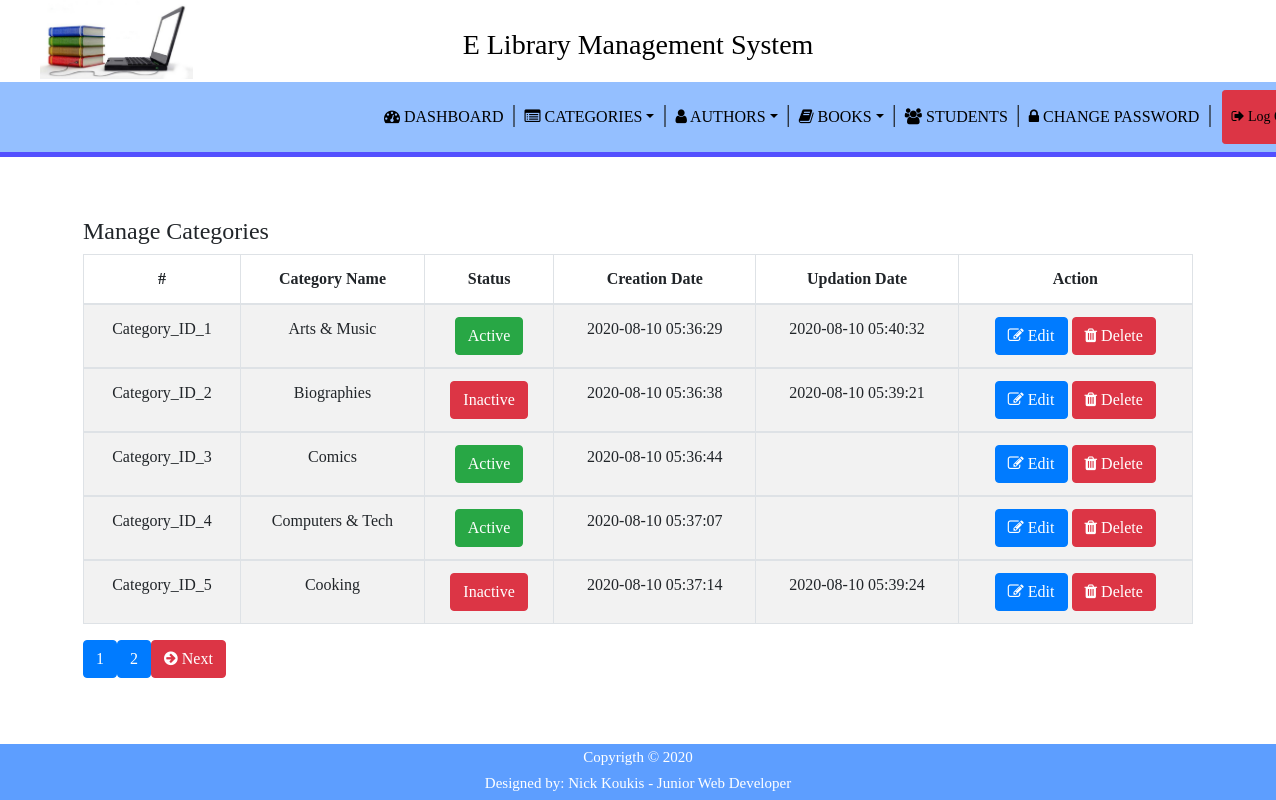
Screenshot of /admin/manage_category.php with the database file from the repository.
### tables this page shows
CREATE TABLE `admin_credits` (
  `id` int(11) NOT NULL,
  `username` varchar(100) NOT NULL,
  `password` varchar(100) NOT NULL,
  `creation_date` timestamp NULL DEFAULT current_timestamp(),
  `updation_date` timestamp NULL DEFAULT NULL ON UPDATE current_timestamp()
);

CREATE TABLE `category` (
  `id` int(11) NOT NULL,
  `category_name` varchar(150) NOT NULL,
  `status` int(1) NOT NULL,
  `creation_date` timestamp NULL DEFAULT current_timestamp(),
  `updation_date` timestamp NULL DEFAULT NULL ON UPDATE current_timestamp()
);

### admin/manage_category.php (the view, shortened to what this page needs)
<?php
include 'admin_server.php';
?>
<!DOCTYPE html>
<html lang="en">
<head>
    <link rel="stylesheet" href="https://stackpath.bootstrapcdn.com/bootstrap/4.5.2/css/bootstrap.min.css">
    <link rel="stylesheet" href="https://cdnjs.cloudflare.com/ajax/libs/font-awesome/4.7.0/css/font-awesome.min.css">
    <link rel="stylesheet" href="assets/CSS/header.css">
    <link rel="stylesheet" href="assets/CSS/footer.css">
    <link rel="stylesheet" href="assets/CSS/manage_category.css">
</head>
    <body>
        <?php include 'includes/header.php'; ?>
        <?php
        if(isset($_GET['page'])){
            $page = $_GET['page'];
        }else{
            $page = 1;
        }
        $num_per_page = 05;
        $start_from = ($page-1)*05;
        $query = "SELECT * FROM category limit $start_from, $num_per_page";
        $result = mysqli_query($db,$query);
        ?>
        <div class="content-wrapper ">
            <div class="container">
                <div class="row pad-botm">
                    <div class="col-md-12">
                        <h4 class="header-line">Manage Categories</h4>
                        <div class="table-responsive">
                            <table class="table table-striped table-bordered table-hover " >
                            <thead>
                                <tr>
                                    <th>#</th>
                                    <th>Category Name</th>
                                    <th>Status</th>
                                    <th>Creation Date</th>
                                    <th>Updation Date</th>
                                    <th>Action</th>
                                </tr>
                            </thead>
                            <?php
                                if($result){
                                    foreach ($result as $row){
                            ?>
                            <tbody >
                                <tr >
                                <td><?php echo "Category_ID_" . $row['id']; ?></td>
                                    <td><?php echo $row['category_name']; ?></td>
                                    <td >
                                        <?php if($row['status']==1)
                                        {?>
                                        <a href="#"><button class="btn btn-success btn-xs"> Active</button>
                                        <?php }
                                        else {?>
                                        <a href="#"><button class="btn btn-danger btn-xs"> Inactive</button>
                                        <?php } ?>
                                    </td>
                                    <td><?php echo $row['creation_date']; ?></td>
                                    <td><?php echo $row['updation_date']; ?></td>
                                    <td>
                                        <a href="edit_category.php?edit_cat_id=<?php echo $row['id'];?>"><button class="btn btn-primary"><i class="fa fa-edit"></i> Edit</button>
                                        <a href="manage_category.php?del_cat_id=<?php echo $row['id'];?>" onclick="return confirm('Are you sure you want to delete this category?');" >  <button class="btn btn-danger"><i class="fa fa-trash"></i> Delete</button>
                                    </td>
                                </tr>
                            </tbody>
                            <?php
                                }
                            }
                            ?>
                            </table>
                        </div>
                        <?php
                        $pr_query = "select * from category";
                        $pr_result = mysqli_query($db,$pr_query);
                        $total_record = mysqli_num_rows($pr_result);
                        $total_page = ceil($total_record/$num_per_page);
                        for($i=1; $i<$total_page; $i++){
                            echo "<a href='manage_category.php?page=".$i."' class='btn btn-primary'>$i</a>";
                        }
                        if($i>$page){
                            echo "<a href='manage_category.php?page=".($page+1)."' class='btn btn-danger'><i class='fa fa-arrow-circle-right'></i> Next</a>";
                        }
                        ?>
                    </div>
                </div>
            </div>
        </div>
        <?php include '../includes/footer.php'; ?>
    </body>
</html>

### admin/includes/header.php (shortened to what this page needs)
<?php
include '../includes/config.php';
?>
<header>
    <h3>E Library Management System</h3>
    <img src="../assets/img/logo.jpg" >
    <nav class="navbar navbar-expand-lg navbar-light black">
            <div class="container">
                <div class="collapse navbar-collapse" id="navbarSupportedContent">
                    <ul class="nav navbar-nav ml-auto w-100 justify-content-end" id="menu-top">
                        <li class="nav-item">
                            <a class="nav-link" href="index.php"><i class="fa fa-dashboard" aria-hidden="true"></i> DASHBOARD</a>
                        </li><span>|</span>
                        <li class="nav-item dropdown">
                            <a class="nav-link dropdown-toggle" href="#" data-toggle="dropdown"><i class="fa fa-list-alt" aria-hidden="true"></i> CATEGORIES</a>
                        </li><span>|</span>
                        <li class="nav-item dropdown">
                            <a class="nav-link dropdown-toggle" href="#" data-toggle="dropdown"><i class="fa fa-user" aria-hidden="true"></i> AUTHORS</a>
                        </li><span>|</span>
                        <li class="nav-item dropdown">
                            <a class="nav-link dropdown-toggle" href="#" data-toggle="dropdown"><i class="fa fa-book" aria-hidden="true"></i> BOOKS</a>
                        </li><span>|</span>
                        <li class="nav-item">
                            <a class="nav-link" href="students.php"><i class="fa fa-users" aria-hidden="true"></i> STUDENTS</a>
                        </li><span>|</span>
                        <li class="nav-item">
                            <?php
                            $query = "SELECT * FROM admin_credits";
                            $result = mysqli_query($db,$query);
                            if($result){
                                foreach ($result as $row){
                            ?>
                            <a class="nav-link" href="change_password.php"><i class="fa fa-lock" aria-hidden="true"></i> CHANGE PASSWORD</a>
                        </li><span>|</span>
                                <?php }} ?>
                        <a href="admin_logout.php" class="btn btn-danger btn-sm" id="btn_logout"><i class="fa fa-sign-out"></i> Log Out</a>
                    </ul>
                </div>
            </div>
        </nav>
</header>

### admin/assets/CSS/header.css (style rules this page uses)
* { box-sizing: border-box; margin: 0; padding: 0; }
html,body { font-family: 'Times New Roman', Times, serif; height: 100%; padding: 0; margin: 0; }
@media screen and (max-width: 1950px) { header h3 { background-color: white; color:black; text-align: center; height: 50px; padding-top: 28px; } }
@media screen and (max-width: 1950px) { img { width: 12%; margin-top:-70px; margin-left: 40px;; } }
@media screen and (max-width: 1950px) { nav { background-color: rgb(148, 191, 255); border-bottom: 5px solid #5350ff; } }
@media screen and (max-width: 1950px) { #menu-top a { color:black; } }
@media screen and (max-width: 1950px) { .nav li a { position: relative; display: block; padding-bottom: 15px; padding-top: 15px; } }
@media screen and (max-width: 1950px) { #btn_logout { margin-right: -10%; padding-top: 15px; margin-left: 10px; } }
@media screen and (max-width: 1950px) { span { font-size: 25px; padding-top: 5px; } }

### admin/assets/CSS/manage_category.css (style rules this page uses)
@media screen and (max-width: 1950px) { .header-line { padding-top: 60px; } }
@media screen and (max-width: 1950px) { tbody { text-align: center; } }
@media screen and (max-width: 1950px) { thead { text-align: center; } }

### rows the page displays
category: id "1", category_name "Arts & Music", status "Active", creation_date "2020-08-10 05:36:29", updation_date "2020-08-10 05:40:32"
category: id "2", category_name "Biographies", status "Inactive", creation_date "2020-08-10 05:36:38", updation_date "2020-08-10 05:39:21"
category: id "3", category_name "Comics", status "Active", creation_date "2020-08-10 05:36:44"
category: id "4", category_name "Computers & Tech", status "Active", creation_date "2020-08-10 05:37:07"
category: id "5", category_name "Cooking", status "Inactive", creation_date "2020-08-10 05:37:14", updation_date "2020-08-10 05:39:24"
